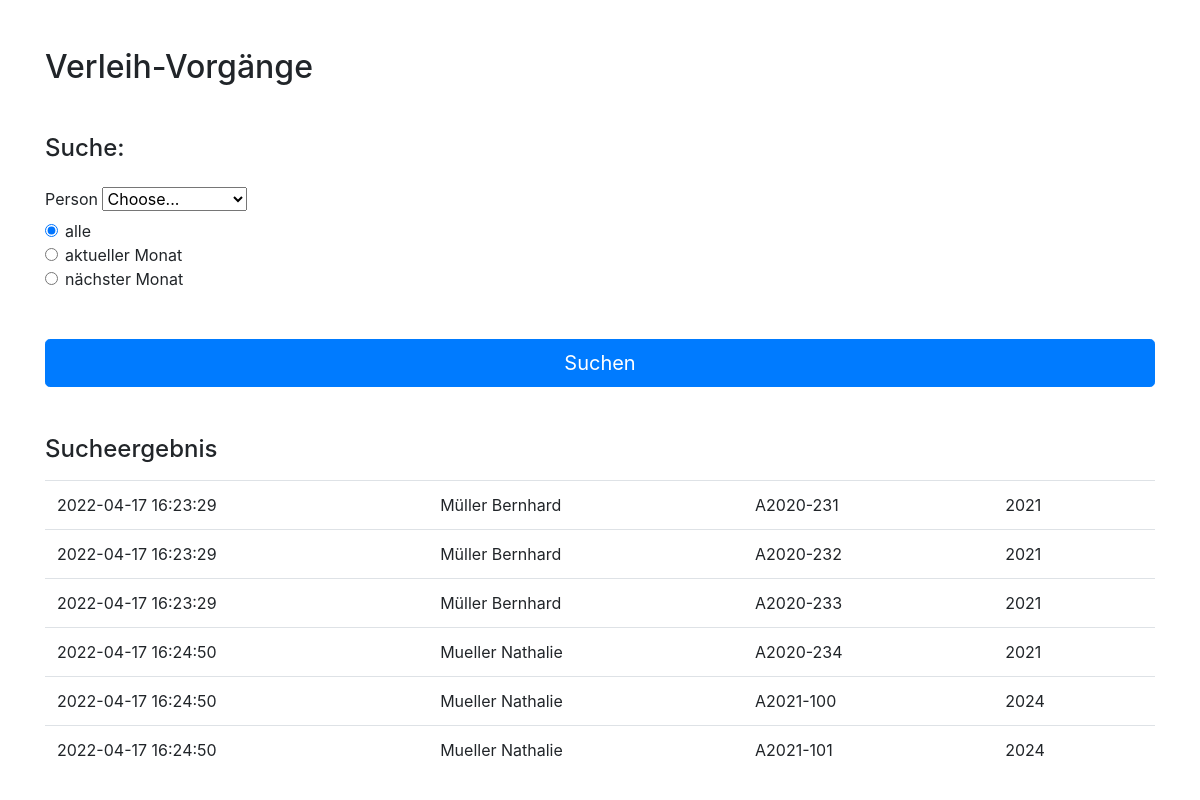
The page /verleih_suche.php on the database its author committed.
### tables this page shows
CREATE TABLE `verleih` (
  `Verleih_Id` int(11) NOT NULL,
  `Person_Id` int(11) NOT NULL,
  `VerleihAmUm` timestamp NOT NULL DEFAULT current_timestamp() ON UPDATE current_timestamp()
);

CREATE TABLE `scooter` (
  `Scooter_Id` int(11) NOT NULL,
  `Scooter_Seriennummer` varchar(20) NOT NULL,
  `Scooter_Baujahr` year(4) NOT NULL,
  `Scooter_Farbe` varchar(20) NOT NULL
);

### verleih_suche.php (the view, shortened to what this page needs)
<?php
    require_once 'connection.php';
    $search_parameter = "";
?>
<!doctype html>
<html lang="de">
<head>
    <link rel="stylesheet" href="https://maxcdn.bootstrapcdn.com/bootstrap/4.0.0/css/bootstrap.min.css">
</head>
<body>
<div class="container">
    <h2 class="mt-5">Verleih-Vorgänge</h2>
    <form class="form-signin" action="<?php echo htmlspecialchars($_SERVER["PHP_SELF"]);?>" method="post">
        <h4 class="form-signin-heading mt-5">Suche:</h4>
        <label for="person_id" class="form-label mt-3">Person</label>
        <select class="form-select" id="person_id" name="person_id" required>
            <option value="">Choose...</option>
        </select>
        <div class="form-check">
                <input id="all" name="search_parameter" value="all" type="radio" class="form-check-input" checked required>
                <label class="form-check-label" for="all">alle</label>
        </div>
        <div class="form-check">
            <input id="current_month" name="search_parameter" value="current_month" type="radio" class="form-check-input" required>
            <label class="form-check-label" for="current_month">aktueller Monat</label>
        </div>
        <div class="form-check">
            <input id="next_month" name="search_parameter" value="next_month" type="radio" class="form-check-input" required>
            <label class="form-check-label" for="next_month">nächster Monat</label>
        </div>
      <input name="submitBtn" class="btn btn-lg btn-primary btn-block mt-5" type="submit" id="submitBtn" value="Suchen"></button>
    </form>
    <h4 class="form-signin-heading mt-5">Sucheergebnis</h4>
    <table class="table mt-3">
        <?php
        try {
            switch ($search_parameter) {
                default:
                    $sql = "SELECT `VerleihAmUm`, concat(Person_Nachname, ' ',Person_Vorname) AS Name, `Scooter_Seriennummer`, `Scooter_Farbe`, `Scooter_Baujahr`
                            FROM `verleih` AS `v`
                                INNER JOIN `verleihposition` AS `vp` ON `vp`.`Verleih_id` = `v`.`Verleih_Id`
                                INNER JOIN `scooter` AS `s` ON `vp`.`Scooter_id` = `s`.`Scooter_Id`
                                inner join person as p on v.Person_Id = p.Person_Id
                            ORDER BY VerleihAmUm";
                    $stmt = $conn->prepare($sql);
                    break;
            }
            $stmt->execute();
            $result = $stmt->fetchAll(PDO::FETCH_ASSOC);
            foreach($result as $row => $akt_verleihposition) {
                echo "<tr>";
                    echo "<td>".$akt_verleihposition['VerleihAmUm']."<td>";
                    echo "<td>".$akt_verleihposition['Name']."<td>";
                    echo "<td>".$akt_verleihposition['Scooter_Seriennummer']."<td>";
                    echo "<td>".$akt_verleihposition['Scooter_Baujahr']."<td>";
                echo "</tr>";
            }
        } catch(PDOException $e) {
            echo "Error: " . $e->getMessage();
        }
        ?>
    </table>
</div>
</body>
</html>

### rows shown on the page
verleih: VerleihAmUm "2022-04-17 16:23:29", Name "Müller Bernhard", scooter.Scooter_Seriennummer "A2020-231", scooter.Scooter_Baujahr "2021", scooter.Scooter_Seriennummer "A2020-232", scooter.Scooter_Seriennummer "A2020-233"
verleih: VerleihAmUm "2022-04-17 16:24:50", Name "Mueller Nathalie", scooter.Scooter_Seriennummer "A2020-234", scooter.Scooter_Baujahr "2021", scooter.Scooter_Seriennummer "A2021-100", scooter.Scooter_Baujahr "2024", scooter.Scooter_Seriennummer "A2021-101"
